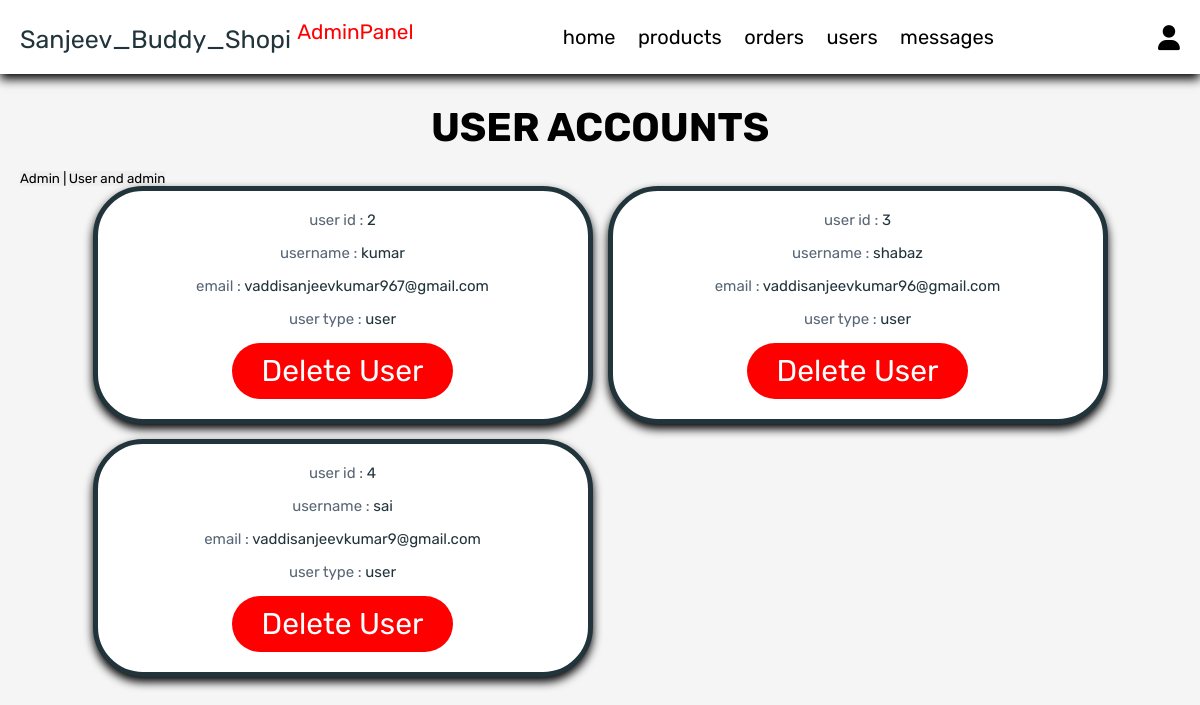
The page /admin_user.php (signed in) on the database its author committed.
### tables this page shows
CREATE TABLE `users` (
  `id` int(100) NOT NULL,
  `name` varchar(100) NOT NULL,
  `email` varchar(100) NOT NULL,
  `password` varchar(100) NOT NULL,
  `user_type` varchar(20) NOT NULL DEFAULT 'user'
);

### admin_user.php (the view, shortened to what this page needs)
<?php
include 'config.php';
?>
<!DOCTYPE html>
<html lang="en">
<head>
   <link rel="stylesheet" href="https://cdnjs.cloudflare.com/ajax/libs/font-awesome/6.0.0/css/all.min.css">
   <link rel="stylesheet" href="css/Ad.css">
</head>
<body>
<?php include 'admin_header.php'; ?>
<section class="users">
   <h1 class="title"> user accounts </h1>
   <div>
      <a href="admin_admin.php"><button>Admin | </button></a>
      <a href="admin_user.php"><button>User and admin</button></a>
   </div>
   <div class="box-container">
      <?php
         $select_users = mysqli_query($conn, "SELECT * FROM `users` WHERE user_type = 'user' ") or die('query failed');
         while($fetch_users = mysqli_fetch_assoc($select_users)){
      ?>
      <div class="box">
         <p> user id : <span><?php echo $fetch_users['id']; ?></span> </p>
         <p> username : <span><?php echo $fetch_users['name']; ?></span> </p>
         <p> email : <span><?php echo $fetch_users['email']; ?></span> </p>
         <p> user type : <span style="color:var(--primary)"><?php echo $fetch_users['user_type']; ?></span> </p>
         <a href="admin_users.php?delete=<?php echo $fetch_users['id']; ?>" onclick="return confirm('delete this user?');" class="delete-btn">delete user</a>
      </div>
      <?php
         };
      ?>
   </div>
</section>
</body>
</html>

### css/Ad.css (style rules this page uses)
:root { --primary:#22343b; --second:#48585f; --red:#ff0000; --orange:#f39c12; --black:rgb(0, 0, 0); --white:#fff; --light-color:rgb(88, 102, 117); --light-white:rgb(140, 181, 188); --light-bg:#f5f5f5; --border:.5rem solid var(--primary); --box-shadow:0 .5rem 1rem rgba(0,0,0,1); }
* { font-family: 'Rubik', sans-serif; margin:0; padding:0; box-sizing: border-box; outline: none; border:none; text-decoration: none; transition:all .2s linear; }
html { font-size: 62.5%; overflow-x: hidden; }
body { background-color: var(--light-bg); }
section { padding:3rem 2rem; }
.title { text-align: center; margin-bottom: 2rem; text-transform: uppercase; color:var(--black); font-size: 4rem; }
.btn, .option-btn, .delete-btn, .white-btn { display: inline-block; margin-top: 1rem; padding:1rem 3rem; cursor: pointer; color:var(--white); font-size: 1.8rem; border-radius: 5rem; text-transform: capitalize; }
.delete-btn { background-color: var(--red); }
.users .box-container { display: grid; grid-template-columns: repeat(auto-fit, 50rem); justify-content: center; gap:1.5rem; max-width: 1200px; margin:0 auto; align-items: flex-start; }
.users .box-container .box { background-color: var(--white); padding:2rem; border:var(--border); box-shadow: var(--box-shadow); border-radius: 5rem; text-align: center; }
.users .box-container .box p { padding-bottom: 1.5rem; font-size: 1.5rem; color:var(--light-color); }
.users .box-container .box p span { color:var(--primary); }
.users .box-container .box .delete-btn { margin-top: 0; font-size: 30px; }

### rows shown on the page
users: id "2", name "kumar", email "vaddisanjeevkumar967@gmail.com", user_type "user"
users: id "3", name "shabaz", email "vaddisanjeevkumar96@gmail.com", user_type "user"
users: id "4", name "sai", email "vaddisanjeevkumar9@gmail.com", user_type "user"
